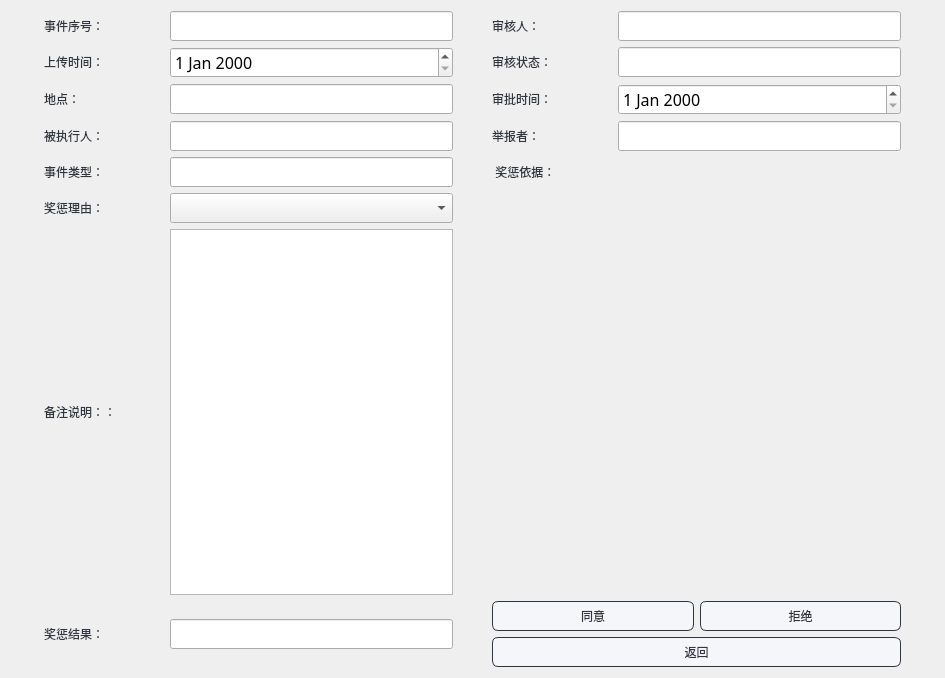
<?xml version="1.0" encoding="UTF-8"?>
<ui version="4.0">
 <class>detial</class>
 <widget class="QDialog" name="detial">
  <property name="geometry">
   <rect>
    <x>0</x>
    <y>0</y>
    <width>945</width>
    <height>678</height>
   </rect>
  </property>
  <property name="minimumSize">
   <size>
    <width>0</width>
    <height>0</height>
   </size>
  </property>
  <property name="maximumSize">
   <size>
    <width>16777215</width>
    <height>16777215</height>
   </size>
  </property>
  <property name="windowTitle">
   <string>Dialog</string>
  </property>
  <property name="styleSheet">
   <string notr="true">QLabel
{
font: 12pt &quot;微软雅黑&quot;;
    color: #2f3640;
}</string>
  </property>
  <layout class="QGridLayout" name="gridLayout">
   <item row="0" column="0">
    <layout class="QHBoxLayout" name="horizontalLayout_11">
     <item>
      <widget class="QLabel" name="label_11">
       <property name="minimumSize">
        <size>
         <width>120</width>
         <height>30</height>
        </size>
       </property>
       <property name="maximumSize">
        <size>
         <width>120</width>
         <height>30</height>
        </size>
       </property>
       <property name="text">
        <string>事件序号：</string>
       </property>
      </widget>
     </item>
     <item>
      <widget class="QLineEdit" name="detID">
       <property name="minimumSize">
        <size>
         <width>283</width>
         <height>30</height>
        </size>
       </property>
       <property name="maximumSize">
        <size>
         <width>283</width>
         <height>30</height>
        </size>
       </property>
       <property name="font">
        <font>
         <family>华文楷体</family>
         <pointsize>12</pointsize>
        </font>
       </property>
      </widget>
     </item>
    </layout>
   </item>
   <item row="0" column="1">
    <layout class="QHBoxLayout" name="horizontalLayout_7">
     <item>
      <widget class="QLabel" name="label_9">
       <property name="minimumSize">
        <size>
         <width>120</width>
         <height>30</height>
        </size>
       </property>
       <property name="maximumSize">
        <size>
         <width>120</width>
         <height>30</height>
        </size>
       </property>
       <property name="text">
        <string>审核人：</string>
       </property>
      </widget>
     </item>
     <item>
      <widget class="QLineEdit" name="detReviewer">
       <property name="minimumSize">
        <size>
         <width>283</width>
         <height>30</height>
        </size>
       </property>
       <property name="maximumSize">
        <size>
         <width>283</width>
         <height>30</height>
        </size>
       </property>
       <property name="font">
        <font>
         <family>华文楷体</family>
         <pointsize>12</pointsize>
        </font>
       </property>
      </widget>
     </item>
    </layout>
   </item>
   <item row="1" column="0">
    <layout class="QHBoxLayout" name="horizontalLayout">
     <item>
      <widget class="QLabel" name="label">
       <property name="minimumSize">
        <size>
         <width>120</width>
         <height>30</height>
        </size>
       </property>
       <property name="maximumSize">
        <size>
         <width>120</width>
         <height>30</height>
        </size>
       </property>
       <property name="text">
        <string>上传时间：</string>
       </property>
      </widget>
     </item>
     <item>
      <widget class="QDateEdit" name="dateEdit">
       <property name="minimumSize">
        <size>
         <width>283</width>
         <height>30</height>
        </size>
       </property>
       <property name="maximumSize">
        <size>
         <width>283</width>
         <height>16777215</height>
        </size>
       </property>
       <property name="font">
        <font>
         <family>华文楷体</family>
         <pointsize>12</pointsize>
        </font>
       </property>
      </widget>
     </item>
    </layout>
   </item>
   <item row="1" column="1">
    <layout class="QHBoxLayout" name="horizontalLayout_9">
     <item>
      <widget class="QLabel" name="label_7">
       <property name="minimumSize">
        <size>
         <width>120</width>
         <height>30</height>
        </size>
       </property>
       <property name="maximumSize">
        <size>
         <width>120</width>
         <height>30</height>
        </size>
       </property>
       <property name="text">
        <string>审核状态：</string>
       </property>
      </widget>
     </item>
     <item>
      <widget class="QLineEdit" name="detStatus">
       <property name="minimumSize">
        <size>
         <width>283</width>
         <height>30</height>
        </size>
       </property>
       <property name="maximumSize">
        <size>
         <width>283</width>
         <height>30</height>
        </size>
       </property>
       <property name="font">
        <font>
         <family>华文楷体</family>
         <pointsize>12</pointsize>
        </font>
       </property>
      </widget>
     </item>
    </layout>
   </item>
   <item row="2" column="0">
    <layout class="QHBoxLayout" name="horizontalLayout_2">
     <item>
      <widget class="QLabel" name="label_2">
       <property name="minimumSize">
        <size>
         <width>120</width>
         <height>30</height>
        </size>
       </property>
       <property name="maximumSize">
        <size>
         <width>120</width>
         <height>30</height>
        </size>
       </property>
       <property name="text">
        <string>地点：</string>
       </property>
      </widget>
     </item>
     <item>
      <widget class="QLineEdit" name="detwhere">
       <property name="minimumSize">
        <size>
         <width>283</width>
         <height>30</height>
        </size>
       </property>
       <property name="maximumSize">
        <size>
         <width>283</width>
         <height>30</height>
        </size>
       </property>
       <property name="font">
        <font>
         <family>华文楷体</family>
         <pointsize>12</pointsize>
        </font>
       </property>
      </widget>
     </item>
    </layout>
   </item>
   <item row="2" column="1">
    <layout class="QHBoxLayout" name="horizontalLayout_6">
     <item>
      <widget class="QLabel" name="label_10">
       <property name="minimumSize">
        <size>
         <width>120</width>
         <height>30</height>
        </size>
       </property>
       <property name="maximumSize">
        <size>
         <width>120</width>
         <height>30</height>
        </size>
       </property>
       <property name="text">
        <string>审批时间：</string>
       </property>
      </widget>
     </item>
     <item>
      <widget class="QDateEdit" name="detTime">
       <property name="minimumSize">
        <size>
         <width>283</width>
         <height>30</height>
        </size>
       </property>
       <property name="maximumSize">
        <size>
         <width>283</width>
         <height>16777215</height>
        </size>
       </property>
       <property name="font">
        <font>
         <family>华文楷体</family>
         <pointsize>12</pointsize>
        </font>
       </property>
      </widget>
     </item>
    </layout>
   </item>
   <item row="3" column="0">
    <layout class="QHBoxLayout" name="horizontalLayout_3">
     <item>
      <widget class="QLabel" name="label_3">
       <property name="minimumSize">
        <size>
         <width>120</width>
         <height>30</height>
        </size>
       </property>
       <property name="maximumSize">
        <size>
         <width>120</width>
         <height>30</height>
        </size>
       </property>
       <property name="text">
        <string>被执行人：</string>
       </property>
      </widget>
     </item>
     <item>
      <widget class="QLineEdit" name="detwho">
       <property name="minimumSize">
        <size>
         <width>283</width>
         <height>30</height>
        </size>
       </property>
       <property name="maximumSize">
        <size>
         <width>283</width>
         <height>30</height>
        </size>
       </property>
       <property name="font">
        <font>
         <family>华文楷体</family>
         <pointsize>12</pointsize>
        </font>
       </property>
      </widget>
     </item>
    </layout>
   </item>
   <item row="3" column="1">
    <layout class="QHBoxLayout" name="horizontalLayout_13">
     <item>
      <widget class="QLabel" name="label_13">
       <property name="minimumSize">
        <size>
         <width>120</width>
         <height>30</height>
        </size>
       </property>
       <property name="maximumSize">
        <size>
         <width>120</width>
         <height>30</height>
        </size>
       </property>
       <property name="text">
        <string>举报者：</string>
       </property>
      </widget>
     </item>
     <item>
      <widget class="QLineEdit" name="reporter">
       <property name="minimumSize">
        <size>
         <width>283</width>
         <height>30</height>
        </size>
       </property>
       <property name="maximumSize">
        <size>
         <width>283</width>
         <height>30</height>
        </size>
       </property>
       <property name="font">
        <font>
         <family>华文楷体</family>
         <pointsize>12</pointsize>
        </font>
       </property>
       <property name="text">
        <string/>
       </property>
      </widget>
     </item>
    </layout>
   </item>
   <item row="4" column="0">
    <layout class="QHBoxLayout" name="horizontalLayout_8">
     <item>
      <widget class="QLabel" name="label_8">
       <property name="minimumSize">
        <size>
         <width>120</width>
         <height>30</height>
        </size>
       </property>
       <property name="maximumSize">
        <size>
         <width>120</width>
         <height>30</height>
        </size>
       </property>
       <property name="text">
        <string>事件类型：</string>
       </property>
      </widget>
     </item>
     <item>
      <widget class="QLineEdit" name="dettype">
       <property name="minimumSize">
        <size>
         <width>283</width>
         <height>30</height>
        </size>
       </property>
       <property name="maximumSize">
        <size>
         <width>283</width>
         <height>30</height>
        </size>
       </property>
       <property name="font">
        <font>
         <family>华文楷体</family>
         <pointsize>12</pointsize>
        </font>
       </property>
      </widget>
     </item>
    </layout>
   </item>
   <item row="4" column="1" rowspan="3">
    <layout class="QVBoxLayout" name="verticalLayout_2">
     <item>
      <widget class="QLabel" name="label_6">
       <property name="minimumSize">
        <size>
         <width>120</width>
         <height>30</height>
        </size>
       </property>
       <property name="maximumSize">
        <size>
         <width>120</width>
         <height>30</height>
        </size>
       </property>
       <property name="text">
        <string> 奖惩依据：</string>
       </property>
      </widget>
     </item>
     <item>
      <widget class="QLabel" name="detprove">
       <property name="minimumSize">
        <size>
         <width>403</width>
         <height>250</height>
        </size>
       </property>
       <property name="text">
        <string/>
       </property>
      </widget>
     </item>
    </layout>
   </item>
   <item row="5" column="0">
    <layout class="QHBoxLayout" name="horizontalLayout_4">
     <item>
      <widget class="QLabel" name="label_4">
       <property name="minimumSize">
        <size>
         <width>120</width>
         <height>30</height>
        </size>
       </property>
       <property name="maximumSize">
        <size>
         <width>120</width>
         <height>30</height>
        </size>
       </property>
       <property name="text">
        <string>奖惩理由：</string>
       </property>
      </widget>
     </item>
     <item>
      <widget class="QComboBox" name="detreason">
       <property name="minimumSize">
        <size>
         <width>283</width>
         <height>30</height>
        </size>
       </property>
       <property name="maximumSize">
        <size>
         <width>283</width>
         <height>30</height>
        </size>
       </property>
       <property name="font">
        <font>
         <family>华文楷体</family>
         <pointsize>12</pointsize>
        </font>
       </property>
      </widget>
     </item>
    </layout>
   </item>
   <item row="6" column="0">
    <layout class="QHBoxLayout" name="horizontalLayout_12">
     <item>
      <widget class="QLabel" name="label_12">
       <property name="minimumSize">
        <size>
         <width>120</width>
         <height>30</height>
        </size>
       </property>
       <property name="maximumSize">
        <size>
         <width>120</width>
         <height>30</height>
        </size>
       </property>
       <property name="text">
        <string>备注说明：：</string>
       </property>
      </widget>
     </item>
     <item>
      <widget class="QTextEdit" name="detnote">
       <property name="minimumSize">
        <size>
         <width>283</width>
         <height>0</height>
        </size>
       </property>
       <property name="maximumSize">
        <size>
         <width>283</width>
         <height>16777215</height>
        </size>
       </property>
       <property name="font">
        <font>
         <family>华文楷体</family>
         <pointsize>12</pointsize>
        </font>
       </property>
      </widget>
     </item>
    </layout>
   </item>
   <item row="7" column="0">
    <layout class="QHBoxLayout" name="horizontalLayout_5">
     <item>
      <widget class="QLabel" name="label_5">
       <property name="minimumSize">
        <size>
         <width>120</width>
         <height>30</height>
        </size>
       </property>
       <property name="maximumSize">
        <size>
         <width>120</width>
         <height>30</height>
        </size>
       </property>
       <property name="text">
        <string>奖惩结果：</string>
       </property>
      </widget>
     </item>
     <item>
      <widget class="QLineEdit" name="detend">
       <property name="minimumSize">
        <size>
         <width>283</width>
         <height>30</height>
        </size>
       </property>
       <property name="maximumSize">
        <size>
         <width>283</width>
         <height>30</height>
        </size>
       </property>
       <property name="font">
        <font>
         <family>华文楷体</family>
         <pointsize>12</pointsize>
        </font>
       </property>
      </widget>
     </item>
    </layout>
   </item>
   <item row="7" column="1">
    <layout class="QVBoxLayout" name="verticalLayout">
     <item>
      <layout class="QHBoxLayout" name="horizontalLayout_10">
       <item>
        <widget class="QPushButton" name="detok">
         <property name="minimumSize">
          <size>
           <width>80</width>
           <height>0</height>
          </size>
         </property>
         <property name="maximumSize">
          <size>
           <width>16777215</width>
           <height>35</height>
          </size>
         </property>
         <property name="styleSheet">
          <string notr="true">QPushButton{
	font: 10pt &quot;微软雅黑&quot;;
    color: #2f3640;
    background-color: #f5f6fa;
    border-color: #2f3640;
    border-radius: 6px;
    border-style: solid;
    border-width: 1px;
    padding: 5px;
}

/**鼠标停留在按钮上的样式**/
QPushButton::hover{	
    color: #FFFFFF;
    background-color: #718093;
    border-color: #2f3640;
}

/**鼠标按压下去的样式**/
QPushButton::pressed,QPushButton::checked{
    color: #FFFFFF;
    background-color: qlineargradient(spread:pad, x1:0, y1:0, x2:0, y2:1, stop:0 #273c75, stop:1 #487eb0);
}

/**按钮失能情况下样式**/
QPushButton::disabled{
    color: #FFFFFF;
    background-color: #dcdde1;
    border-color: #dcdde1;
}
</string>
         </property>
         <property name="text">
          <string>同意</string>
         </property>
        </widget>
       </item>
       <item>
        <widget class="QPushButton" name="detrefuse">
         <property name="minimumSize">
          <size>
           <width>80</width>
           <height>0</height>
          </size>
         </property>
         <property name="maximumSize">
          <size>
           <width>16777215</width>
           <height>35</height>
          </size>
         </property>
         <property name="styleSheet">
          <string notr="true">QPushButton{
	font: 10pt &quot;微软雅黑&quot;;
    color: #2f3640;
    background-color: #f5f6fa;
    border-color: #2f3640;
    border-radius: 6px;
    border-style: solid;
    border-width: 1px;
    padding: 5px;
}

/**鼠标停留在按钮上的样式**/
QPushButton::hover{	
    color: #FFFFFF;
    background-color: #718093;
    border-color: #2f3640;
}

/**鼠标按压下去的样式**/
QPushButton::pressed,QPushButton::checked{
    color: #FFFFFF;
    background-color: qlineargradient(spread:pad, x1:0, y1:0, x2:0, y2:1, stop:0 #273c75, stop:1 #487eb0);
}

/**按钮失能情况下样式**/
QPushButton::disabled{
    color: #FFFFFF;
    background-color: #dcdde1;
    border-color: #dcdde1;
}
</string>
         </property>
         <property name="text">
          <string>拒绝</string>
         </property>
        </widget>
       </item>
      </layout>
     </item>
     <item>
      <widget class="QPushButton" name="detcancel">
       <property name="minimumSize">
        <size>
         <width>80</width>
         <height>0</height>
        </size>
       </property>
       <property name="maximumSize">
        <size>
         <width>16777215</width>
         <height>35</height>
        </size>
       </property>
       <property name="styleSheet">
        <string notr="true">QPushButton{
	font: 10pt &quot;微软雅黑&quot;;
    color: #2f3640;
    background-color: #f5f6fa;
    border-color: #2f3640;
    border-radius: 6px;
    border-style: solid;
    border-width: 1px;
    padding: 5px;
}

/**鼠标停留在按钮上的样式**/
QPushButton::hover{	
    color: #FFFFFF;
    background-color: #718093;
    border-color: #2f3640;
}

/**鼠标按压下去的样式**/
QPushButton::pressed,QPushButton::checked{
    color: #FFFFFF;
    background-color: qlineargradient(spread:pad, x1:0, y1:0, x2:0, y2:1, stop:0 #273c75, stop:1 #487eb0);
}

/**按钮失能情况下样式**/
QPushButton::disabled{
    color: #FFFFFF;
    background-color: #dcdde1;
    border-color: #dcdde1;
}
</string>
       </property>
       <property name="text">
        <string>返回</string>
       </property>
      </widget>
     </item>
    </layout>
   </item>
  </layout>
 </widget>
 <resources/>
 <connections/>
</ui>
